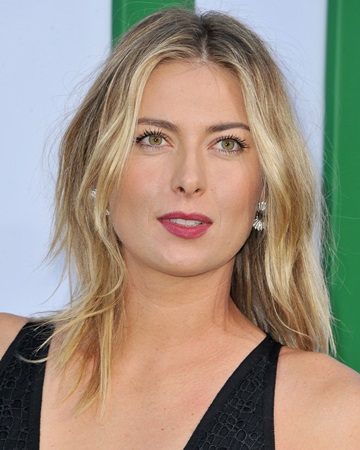
#> input picture test_images/Maria Sharapova (Tennis Player) - On....jpg, 360 x 450 px
$ jupyter execute --allow-errors Image_classification_sports_celeb.ipynb   (shell and % lines are left out)
#> lines starting #> are read from the running program, lines starting #| are printed output that depends on the picture; after the words box and inside, x2 and y2 are one past the last pixel; in counts of white or black regions, pixels touching at a corner belong together
[cell 1]
# opencv-python==3.4.3.18
# seaborn==0.8.1

[cell 2]
import numpy as np
import cv2
import matplotlib
from matplotlib import pyplot as plt

[cell 3]
img = cv2.imread('./test_images/Maria Sharapova (Tennis Player) - On....jpg')
#> img is the input picture: shape (450, 360, 3); mean B, G, R 129.5, 144.9, 159.6
img.shape
#> Out = (450, 360, 3)

[cell 4]
plt.imshow(img)

[cell 5]
gray = cv2.cvtColor(img, cv2.COLOR_BGR2GRAY)
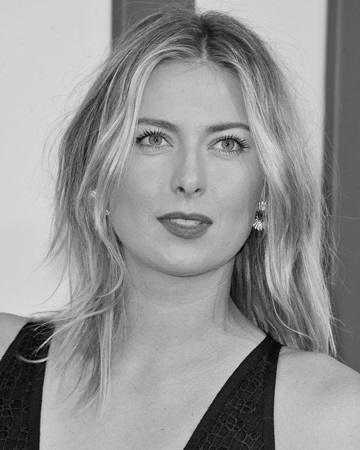
#> gray: shape (450, 360); min 0, max 253, mean 147.5
gray.shape
#> Out = (450, 360)

[cell 6]
gray

[cell 7]
plt.imshow(gray, cmap='gray')

[cell 8]
plt.imshow(gray)

[cell 9]
face_cascade = cv2.CascadeClassifier('./opencv/haarcascades/haarcascade_frontalface_default.xml')
eye_cascade = cv2.CascadeClassifier('C:/Users/khatr/Downloads/jupitor_notebook/project/Image_classification_sports/opencv/haarcascades/haarcascade_eye.xml')

faces = face_cascade.detectMultiScale(gray, 1.3, 5)
#> faces = [[100, 71, 179, 179]]
faces
#> Out = [[100, 71, 179, 179]]

[cell 10]
x,y,w,h = faces[0]
#> x = 100; y = 71; w = 179; h = 179
x,y,w,h
#> Out = (100, 71, 179, 179)

[cell 11]
face_img = cv2.rectangle(img, (x,y), (x+w, y+h), (255,0,0),2)
plt.imshow(face_img)

[cell 12]
cv2.destroyAllWindows()
for (x,y,w,h) in faces:
    face_img = cv2.rectangle(img,(x,y),(x+w,y+h),(255,0,0),2)
    roi_gray = gray[y:y+h, x:x+w]
    roi_color = face_img[y:y+h, x:x+w]
    eyes = eye_cascade.detectMultiScale(roi_gray)
    for (ex,ey,ew,eh) in eyes:
        cv2.rectangle(roi_color,(ex,ey),(ex+ew,ey+eh),(0,255,0),2)
#> this loop made 1 pass
#> (x, y, w, h, eyes) on pass 1: (100, 71, 179, 179, [[70, 108, 22, 22], [30, 46, 46, 46], [102, 50, 47, 47]])
#> pass 1, `roi_gray = gray[y:y+h, x:x+w]`:
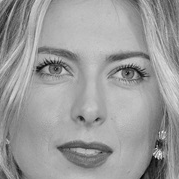
#> roi_gray: shape (179, 179); min 3, max 253, mean 155
#> pass 1, `roi_color = face_img[y:y+h, x:x+w]`:
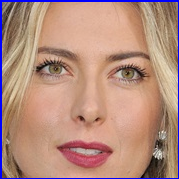
#> roi_color: shape (179, 179, 3); mean B, G, R 126.5, 141.1, 180.8
#> after the loop:
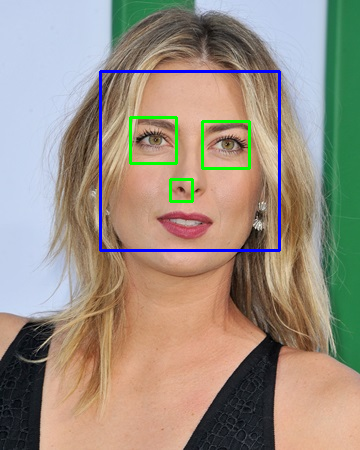
#> img: shape (450, 360, 3); mean B, G, R 130.3, 143.9, 155.7
#> after the loop:
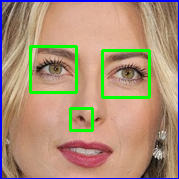
#> roi_color: shape (179, 179, 3); 4.27% of pixels changed, all inside (x1, y1, x2, y2) = (29, 45, 151, 132)


plt.figure()
plt.imshow(face_img, cmap='gray')
plt.show()

[cell 13]
plt.imshow(roi_color, cmap='gray')

[cell 14]
def get_cropped_image_if_2_eyes(image_path):
    img = cv2.imread(image_path)
    gray = cv2.cvtColor(img, cv2.COLOR_BGR2GRAY)
    faces = face_cascade.detectMultiScale(gray, 1.3, 5)
#> faces = [[100, 71, 179, 179]]
    for (x,y,w,h) in faces:
        roi_gray = gray[y:y+h, x:x+w]
        roi_color = img[y:y+h, x:x+w]
        eyes = eye_cascade.detectMultiScale(roi_gray)
        if len(eyes) >= 2:
            return roi_color
#> this loop made 1 pass
#> pass 1, in get_cropped_image_if_2_eyes, `roi_color = img[y:y+h, x:x+w]`:
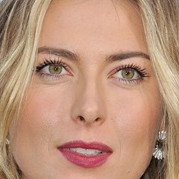
#> roi_color: shape (179, 179, 3); mean B, G, R 121.6, 145.5, 186.2

[cell 15]
original_image = cv2.imread('./test_images/Maria Sharapova (Tennis Player) - On....jpg')
plt.imshow(original_image)

[cell 16]
cropped_image = get_cropped_image_if_2_eyes('./test_images/Maria Sharapova (Tennis Player) - On....jpg')
plt.imshow(cropped_image)

[cell 17]
org_image_obstructed = cv2.imread('./test_images/images.jpg')
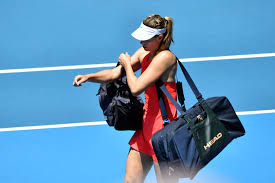
#> input picture test_images/images.jpg, 275 x 183 px
#> org_image_obstructed is the input picture: shape (183, 275, 3); mean B, G, R 189.6, 149.2, 95.1
plt.imshow(org_image_obstructed)

[cell 18]
cropped_image_no_2_eyes = get_cropped_image_if_2_eyes('./test_images/images.jpg')
#> call 2 of get_cropped_image_if_2_eyes, with image_path = './test_images/images.jpg'
#> in get_cropped_image_if_2_eyes (call 2), `gray = cv2.cvtColor(img, cv2.COLOR_BGR2GRAY)`:
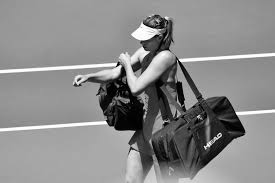
#> gray: shape (183, 275); min 0, max 255, mean 137.7
#> in get_cropped_image_if_2_eyes (call 2), `faces = face_cascade.detectMultiScale(gray, 1.3, 5)`: faces = ()
cropped_image_no_2_eyes

## Wavelet transform

[cell 19]
import numpy as np
import pywt
import cv2

def w2d(img, mode='haar', level=1):
#> called with mode = 'db1', level = 5
    imArray = img
    #Datatype conversions
    #convert to grayscale
    imArray = cv2.cvtColor( imArray,cv2.COLOR_RGB2GRAY )
    #convert to float
    imArray =  np.float32(imArray)
    imArray /= 255;
    # compute coefficients
    coeffs=pywt.wavedec2(imArray, mode, level=level)
#> coeffs = 6 items

    #Process Coefficients
    coeffs_H=list(coeffs)
#> coeffs_H = 6 items
    coeffs_H[0] *= 0;

    # reconstruction
    imArray_H=pywt.waverec2(coeffs_H, mode);
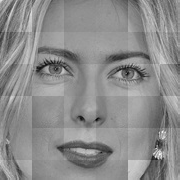
#> imArray_H: shape (180, 180) float32; min -0.585, max 0.475, mean -0.000406; drawn with min black and max white
    imArray_H *= 255;
    imArray_H =  np.uint8(imArray_H)
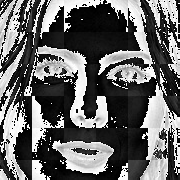
#> imArray_H: shape (180, 180); min 0, max 255, mean 100.8

    return imArray_H

[cell 20]
im_har = w2d(cropped_image,'db1',5)
plt.imshow(im_har, cmap='gray')

[cell 21]
path_to_data = "./dataset/"
path_to_cr_data = "./dataset/cropped/"

[cell 22]
import os

img_dirs = []
for entry in os.scandir(path_to_data):
    if entry.is_dir():
        img_dirs.append(entry.path)

[cell 23]
img_dirs

[cell 24]
import shutil
if os.path.exists(path_to_cr_data):
    shutil.rmtree(path_to_cr_data)
os.mkdir(path_to_cr_data)

[cell 25]
cropped_image_dirs = []
celebrity_file_names_dict = {}

for img_dir in img_dirs:
    count = 1
    celebrity_name = img_dir.split('/')[-1]
    print(celebrity_name)

    celebrity_file_names_dict[celebrity_name] = []

    for entry in os.scandir(img_dir):
        try:
            roi_color = get_cropped_image_if_2_eyes(entry.path)
        except:pass
        if roi_color is not None:
            cropped_folder = path_to_cr_data + celebrity_name
            if not os.path.exists(cropped_folder):
                os.mkdir(cropped_folder)
                cropped_image_dirs.append(cropped_folder)
                print('Generating cropped images in folder: ', cropped_folder)

            cropped_file_name = celebrity_name + str(count) + ".png"
            cropped_file_path = cropped_folder + '/' + cropped_file_name

            cv2.imwrite(cropped_file_path, roi_color)

            celebrity_file_names_dict[celebrity_name].append(cropped_file_path)
            count += 1

[cell 26]
celebrity_file_names_dict = {}
for img_dir in cropped_image_dirs:
    celebrity_name = img_dir.split('/')[-1]
    file_list = []
    for entry in os.scandir(img_dir):
        file_list.append(entry.path)
    celebrity_file_names_dict[celebrity_name] = file_list
celebrity_file_names_dict

[cell 27]
class_dict = {}
count = 0
for celebrity_name in celebrity_file_names_dict.keys():
    class_dict[celebrity_name] = count
    count = count + 1
class_dict
